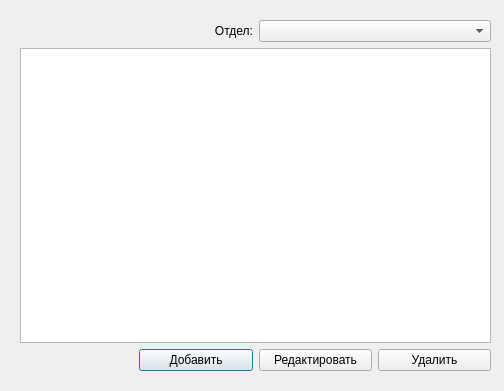
<?xml version="1.0" encoding="UTF-8"?>
<ui version="4.0">
 <class>Edit_Expanses</class>
 <widget class="QDialog" name="Edit_Expanses">
  <property name="geometry">
   <rect>
    <x>0</x>
    <y>0</y>
    <width>504</width>
    <height>391</height>
   </rect>
  </property>
  <property name="windowTitle">
   <string>Dialog</string>
  </property>
  <widget class="QWidget" name="gridLayoutWidget">
   <property name="geometry">
    <rect>
     <x>20</x>
     <y>20</y>
     <width>471</width>
     <height>351</height>
    </rect>
   </property>
   <layout class="QGridLayout" name="gridLayout">
    <item row="1" column="0" colspan="4">
     <widget class="QTableView" name="tableView"/>
    </item>
    <item row="2" column="1">
     <widget class="QPushButton" name="addButton">
      <property name="text">
       <string>Добавить</string>
      </property>
     </widget>
    </item>
    <item row="2" column="2">
     <widget class="QPushButton" name="editButton">
      <property name="text">
       <string>Редактировать</string>
      </property>
     </widget>
    </item>
    <item row="2" column="3">
     <widget class="QPushButton" name="delButton">
      <property name="text">
       <string>Удалить</string>
      </property>
     </widget>
    </item>
    <item row="0" column="2" colspan="2">
     <widget class="QComboBox" name="comboBox">
      <item>
       <property name="text">
        <string/>
       </property>
      </item>
     </widget>
    </item>
    <item row="0" column="1">
     <widget class="QLabel" name="label">
      <property name="text">
       <string>Отдел:</string>
      </property>
      <property name="alignment">
       <set>Qt::AlignRight|Qt::AlignTrailing|Qt::AlignVCenter</set>
      </property>
     </widget>
    </item>
   </layout>
  </widget>
 </widget>
 <resources/>
 <connections>
  <connection>
   <sender>comboBox</sender>
   <signal>activated(int)</signal>
   <receiver>Edit_Expanses</receiver>
   <slot>updateTable(int)</slot>
   <hints>
    <hint type="sourcelabel">
     <x>374</x>
     <y>31</y>
    </hint>
    <hint type="destinationlabel">
     <x>251</x>
     <y>195</y>
    </hint>
   </hints>
  </connection>
  <connection>
   <sender>addButton</sender>
   <signal>clicked()</signal>
   <receiver>Edit_Expanses</receiver>
   <slot>addExpense()</slot>
   <hints>
    <hint type="sourcelabel">
     <x>196</x>
     <y>359</y>
    </hint>
    <hint type="destinationlabel">
     <x>251</x>
     <y>195</y>
    </hint>
   </hints>
  </connection>
  <connection>
   <sender>editButton</sender>
   <signal>clicked()</signal>
   <receiver>Edit_Expanses</receiver>
   <slot>editExpense()</slot>
   <hints>
    <hint type="sourcelabel">
     <x>314</x>
     <y>359</y>
    </hint>
    <hint type="destinationlabel">
     <x>251</x>
     <y>195</y>
    </hint>
   </hints>
  </connection>
  <connection>
   <sender>delButton</sender>
   <signal>clicked()</signal>
   <receiver>Edit_Expanses</receiver>
   <slot>deleteExpense()</slot>
   <hints>
    <hint type="sourcelabel">
     <x>433</x>
     <y>359</y>
    </hint>
    <hint type="destinationlabel">
     <x>251</x>
     <y>195</y>
    </hint>
   </hints>
  </connection>
 </connections>
 <slots>
  <slot>updateTable(int)</slot>
  <slot>addExpense()</slot>
  <slot>deleteExpense()</slot>
  <slot>editExpense()</slot>
 </slots>
</ui>
